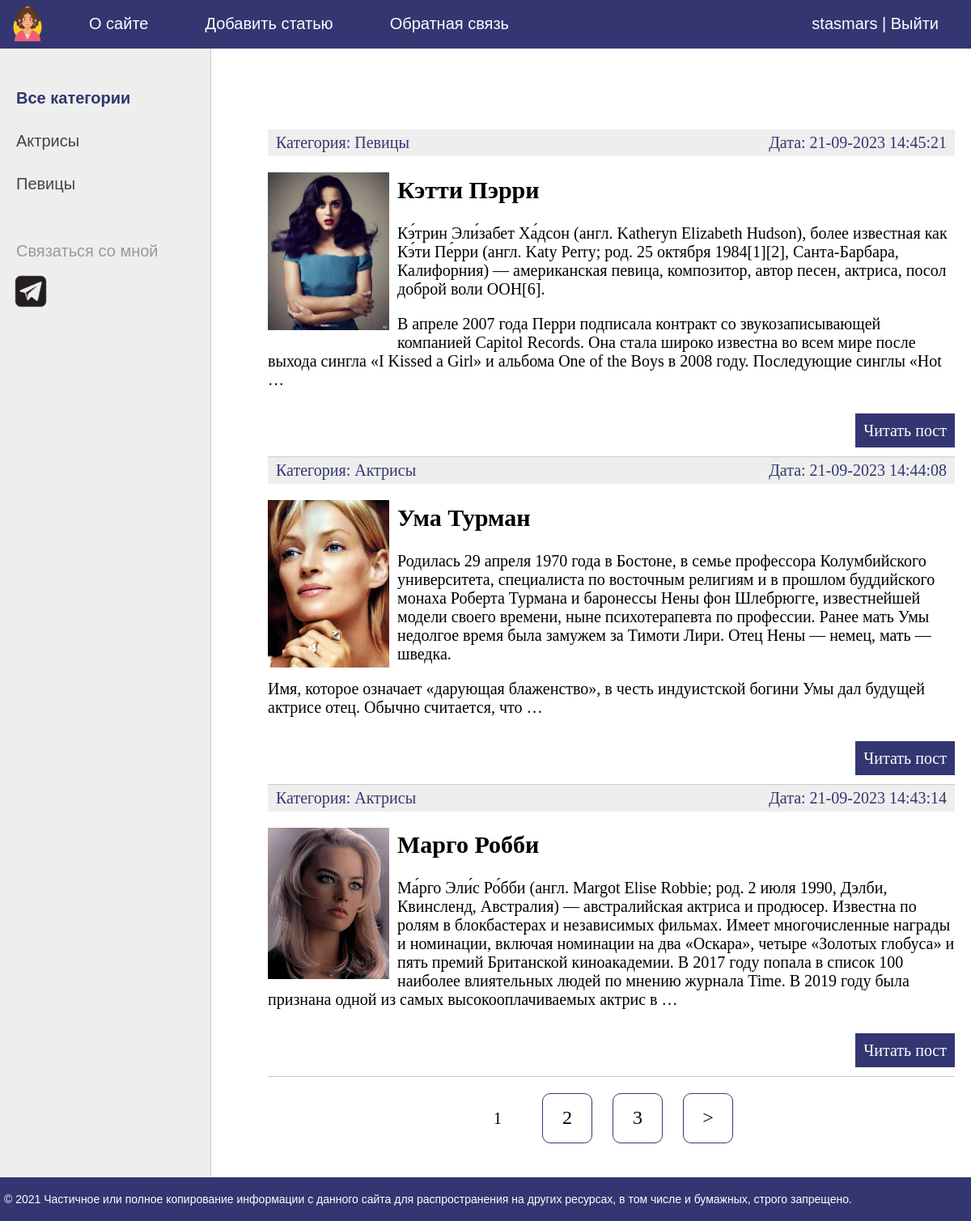
The app's page / (signed in) with its own data.
### women/models.py (models this page shows, shortened)
class Category(models.Model):
    name = models.CharField(max_length=100, db_index=True, verbose_name='Категория')
    slug = models.SlugField(max_length=255, unique=True, db_index=True, verbose_name='URL')
    def __str__(self):
        return self.name
    def get_absolute_url(self):
        return reverse('category', kwargs={'cat_slug': self.slug})
    class Meta:
        verbose_name = 'Категория'
        verbose_name_plural = 'Категории'
        ordering = ['id']

class Women(models.Model):
    title = models.CharField(max_length=255, verbose_name='Заголовок')
    slug = models.SlugField(max_length=255, unique=True, db_index=True, verbose_name='URL')
    content = models.TextField(blank=True, verbose_name='Текст статьи')
    photo = models.ImageField(upload_to='photos/%Y/%m/%d/', verbose_name='Фото')
    time_create = models.DateTimeField(auto_now=True, verbose_name='Время создания')
    time_update = models.DateTimeField(auto_now=True, verbose_name='Время изменения')
    is_published = models.BooleanField(default=True, verbose_name='Публикация')
    cat = models.ForeignKey('Category', on_delete=models.PROTECT, verbose_name='Категории')
    def get_absolute_url(self):
        return reverse('post', kwargs={'post_slug': self.slug})
    class Meta:
        verbose_name = 'Известные женщины'
        verbose_name_plural = 'Известные женщины'
        ordering = ['-time_create']

### women/views.py (the view)
# urls.py: path('', WomenHome.as_view(), name='home'),
class WomenHome(DataMixin, ListView):
    model = Women
    template_name = 'women/index.html'
    context_object_name = 'posts'
    def get_context_data(self, *, object_list=None, **kwargs):
        context = super().get_context_data(**kwargs)
        c_def = self.get_user_context(title='Главная страница')
        return dict(list(context.items()) + list(c_def.items()))
    def get_queryset(self):
        return Women.objects.filter(is_published=True)

### women/utils.py (called while the page is built)
    def get_user_context(self, **kwargs):
        context = kwargs
        cats = Category.objects.annotate(Count('women'))
        user_menu = menu.copy()
        if not self.request.user.is_authenticated:
            user_menu.pop(1)
        context['menu'] = user_menu
        context['cats'] = cats
        if 'cat_selected' not in context:
            context['cat_selected'] = 0
        return context

### women/templates/women/index.html (shortened to what this page needs)
{% extends 'women/base.html' %}
{% block content %}
<ul class="list-articles">
	{% for p in posts %}
			<li><div class="article-panel">
	<p class="first">Категория: {{p.cat}}</p>
	<p class="last">Дата: {{p.time_update|date:"d-m-Y H:i:s"}}</p>
</div>
{% if p.photo %}
	<p><img class="img-article-left thumb" src="{{p.photo.url}}"></p>
{% endif %}
				<h2>{{p.title}}</h2>
	{% autoescape off %}
	{{p.content|linebreaks|truncatewords:70}}
	{% endautoescape %}
			<p class="link-read-post"><a href="{{ p.get_absolute_url }}">Читать пост</a></p>
			</li>
	{% endfor %}
</ul>
{% endblock %}

### women/templates/women/base.html (shortened to what this page needs)
{% load static %}
{% load women_tags %}
<!DOCTYPE html>
<html>
<head>
	<link type="text/css" href="{% static 'women/css/styles.css' %}" rel="stylesheet" />
</head>
<body>
<table class="table-page" border=0 cellpadding="0" cellspacing="0">
<tr><td valign=top>
{% block mainmenu %}
		<div class="header">
			<ul id="mainmenu" class="mainmenu">
			<li class="logo"><a href="{% url 'home' %}"><div class="logo"></div></a></li>
{% for m in menu %}
			<li><a href="{% url m.url_name %}">{{m.title}}</a></li>
{% endfor %}
			{% if request.user.is_authenticated %}
			<li class="last">{{ user.username }} | <a href="{% url 'logout' %}">Выйти</a></li>
			{% else %}
			<li class="last"><a href="{% url 'register' %}">Регистрация</a> | <a href="{% url 'login' %}">Войти</a></li>
			{% endif %}
			</ul>
		</div>
{% endblock mainmenu %}
<table class="table-content" border=0 cellpadding="0" cellspacing="0">
<tr>
	<td valign="top" class="left-chapters">
	<ul id="leftchapters">
{% if cat_selected == 0 %}
		<li class="selected">Все категории</li>
{% else %}
		<li><a href="{% url 'home' %}">Все категории</a></li>
{% endif %}
{% for c in cats %}
{% if c.women__count > 0%}
		{% if c.pk == cat_selected %}
			<li class="selected">{{c.name}}</li>
		{% else %}
			<li><a href="{{ c.get_absolute_url }}">{{ c.name }}</a></li>
		{% endif %}
{% endif %}
{% endfor %}
		<li class="share">
		<p>Связаться со мной</p>
		<a class="share-yt" href="https://t.me/stmarusin" target="_blank" rel="nofollow"></a>
		</li>
	</ul>
</td>
<td valign="top" class="content">
	<div class="content-text">
{% block content %}
{% endblock %}
{% if page_obj.has_other_pages %}
<nav class="list-pages">
	<ul>
		{% for p in paginator.page_range %}
		{% if page_obj.number == p %}
		<li class="page-num page-num-selected">{{ p }}</li>
		{% elif p >= page_obj.number|add:-2 and p <= page_obj.number|add:2 %}
		<li class="page-num">
			<a href="?page={{ p }}">{{ p }}</a>
		</li>
		{% endif %}
		{% endfor %}
{% if page_obj.has_next %}
	<li class="page-num">
		<a href="?page={{ page_obj.next_page_number }}">&gt;</a>
	</li>
{% endif %}
	</ul>
</nav>
{% endif %}
	</div>
</td></tr></table>
</td></tr>
<tr><td valign=top>
	<div id="footer">
		<p>&copy; 2021 Частичное или полное копирование информации с данного сайта для распространения на других ресурсах, в том числе и бумажных, строго запрещено.</p>
	</div>
</td></tr></table>
</body>
</html>

### women/static/women/css/styles.css (style rules this page uses)
html, body { font-family: 'Arial'; margin: 0; padding: 0; height: 100%; width: 100%; color: #444; }
a { color: #0059b2; text-decoration: none; }
img { max-width: 600px; height: auto; }
img.img-article-left { max-width: 300px; height: auto; float: left; padding: 0 10px 10px 0; }
img.img-article-left.thumb { max-width: 150px; height: auto; }
p.link-read-post { text-align: right; }
p.link-read-post a { padding: 10px; min-width: 100px; background: #333671; color: #fff; text-decoration: none; }
div.article-panel { background: #eee; padding: 5px 10px 5px 10px; box-sizing: border-box; overflow: hidden; color: #333671; }
div.article-panel p.first { margin: 0; float: left; }
div.article-panel p.last { margin: 0; float: right; }
ul.list-articles { list-style: none; margin: 0; padding: 0; }
ul.list-articles li { border-bottom: 1px solid #ccc; }
.table-page { width: 100%; height: 100%; vertical-align: top; }
.table-page tr { height: 100%; }
.header { background: #333671; height: 60px; }
.logo { background: url('../images/logo2.png') no-repeat 10px 5px; width: 80px; height: 60px; }
ul.mainmenu { list-style: none; margin: 0; padding: 0; height: 60px; color: #fff; font-size: 20px; overflow: hidden; }
ul.mainmenu li { float: left; margin: 18px 40px 0 30px; }
ul.mainmenu li.logo { margin: 0; }
ul.mainmenu li.last { float: right; }
ul.mainmenu li a { color: #fff; text-decoration: none; }
.table-content { width: 100%; min-height: 100%; height: 100%; }
.left-chapters { margin: 0; background: #eee; border-right: 1px solid #ccc; min-height: 100%; }
.left-chapters ul { width: 230px; min-height: 100%; margin: 0; padding: 20px 10px 10px 20px; list-style: none; font-size: 20px; }
.left-chapters ul li { margin: 30px 0 0 0; color: #999; }
.left-chapters ul li.selected { color: #333671; font-weight: Bold; }
.left-chapters ul li a { color: #444; text-decoration: none; }
.left-chapters ul li.share { margin: 60px 30px 0px 0px; }
.left-chapters ul li.share p { margin: 30px 0 0px 0; }
.left-chapters ul li.share a { display: inline-block; width: 40px; height: 40px; margin: -10px 10px 0 0; }
.left-chapters ul li.share a.share-yt { width: 75px; height: 75px; margin-left: -30px; background: url('../images/m_tg4.png') no-repeat 0 0 }
.content { padding: 40px 20px 20px 40px; width: 100%; box-sizing: border-box; }
.content-text { margin: 60px 0 0 30px; color: #000; font-size: 20px; font-family: Yandex Sans Display Light; }
#footer { box-sizing: border-box; background: #333671; padding: 5px; color: #fff; font-size: 14px; font-family: Verdana, Geneva, Arial, Helvetica; text-align: left; overflow: hidden; }
.list-pages { text-align: center; margin: 0 0 20px 0; }
.list-pages ul { margin: 20px 0 0 0; padding: 0; list-style: none; }
.list-pages ul li { display: inline-block; margin: 0 20px 0 0; }
.list-pages a { color: #000; font-size: 24px; text-decoration: none; }
.list-pages .page-num, .page-num-selected { display: inline-block; width: 60px; height: 44px; padding: 16px 0 0 0; border: 1px solid #333671; border-radius: 10px; }
.list-pages .page-num-selected { border: none; color: #000; font-size: 20px; }

### records on screen
Category: name "Актрисы"
Category: name "Певицы"
Women: cat "Певицы", time_update "21-09-2023 14:45:21", photo (picture), title "Кэтти Пэрри", content "Кэ́трин Эли́забет Ха́дсон (англ. Katheryn Elizabeth Hudson), более известная как Кэ́ти Пе́рри (англ. Katy Perry; род. 25 октября 1984[1][2], Санта-Барбара, Калифорния) — американская певица, композитор, автор песен, актриса, посол доброй воли ООН[6]. В апреле 2007 года Перри подписала контракт со звукозаписывающей компанией Capitol Records. Она стала широко известна во всем мире после выхода сингла «I Kissed a Girl» и альбома One of the Boys в 2008 году. Последующие синглы «Hot …"
Women: cat "Актрисы", time_update "21-09-2023 14:44:08", photo (picture), title "Ума Турман", content "Родилась 29 апреля 1970 года в Бостоне, в семье профессора Колумбийского университета, специалиста по восточным религиям и в прошлом буддийского монаха Роберта Турмана и баронессы Нены фон Шлебрюгге, известнейшей модели своего времени, ныне психотерапевта по профессии. Ранее мать Умы недолгое время была замужем за Тимоти Лири. Отец Нены — немец, мать — шведка. Имя, которое означает «дарующая блаженство», в честь индуистской богини Умы дал будущей актрисе отец. Обычно считается, что …"
Women: cat "Актрисы", time_update "21-09-2023 14:43:14", photo (picture), title "Марго Робби", content "Ма́рго Эли́с Ро́бби (англ. Margot Elise Robbie; род. 2 июля 1990, Дэлби, Квинсленд, Австралия) — австралийская актриса и продюсер. Известна по ролям в блокбастерах и независимых фильмах. Имеет многочисленные награды и номинации, включая номинации на два «Оскара», четыре «Золотых глобуса» и пять премий Британской киноакадемии. В 2017 году попала в список 100 наиболее влиятельных людей по мнению журнала Time. В 2019 году была признана одной из самых высокооплачиваемых актрис в …"

### other values on screen
{{ m.title }} "О сайте" "Добавить статью" "Обратная связь"
{{ user.username }} "stasmars"
{{ p }} "1"
{{ p }} "2" "3"
